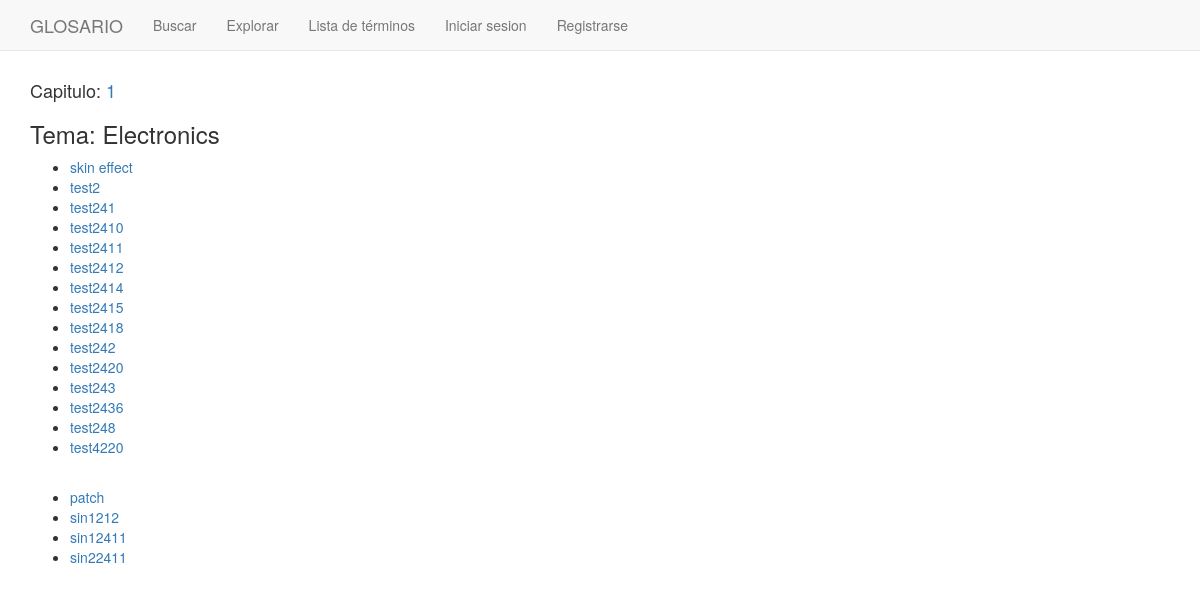
The app's page /chapters_list/1/Electronics/, older data.
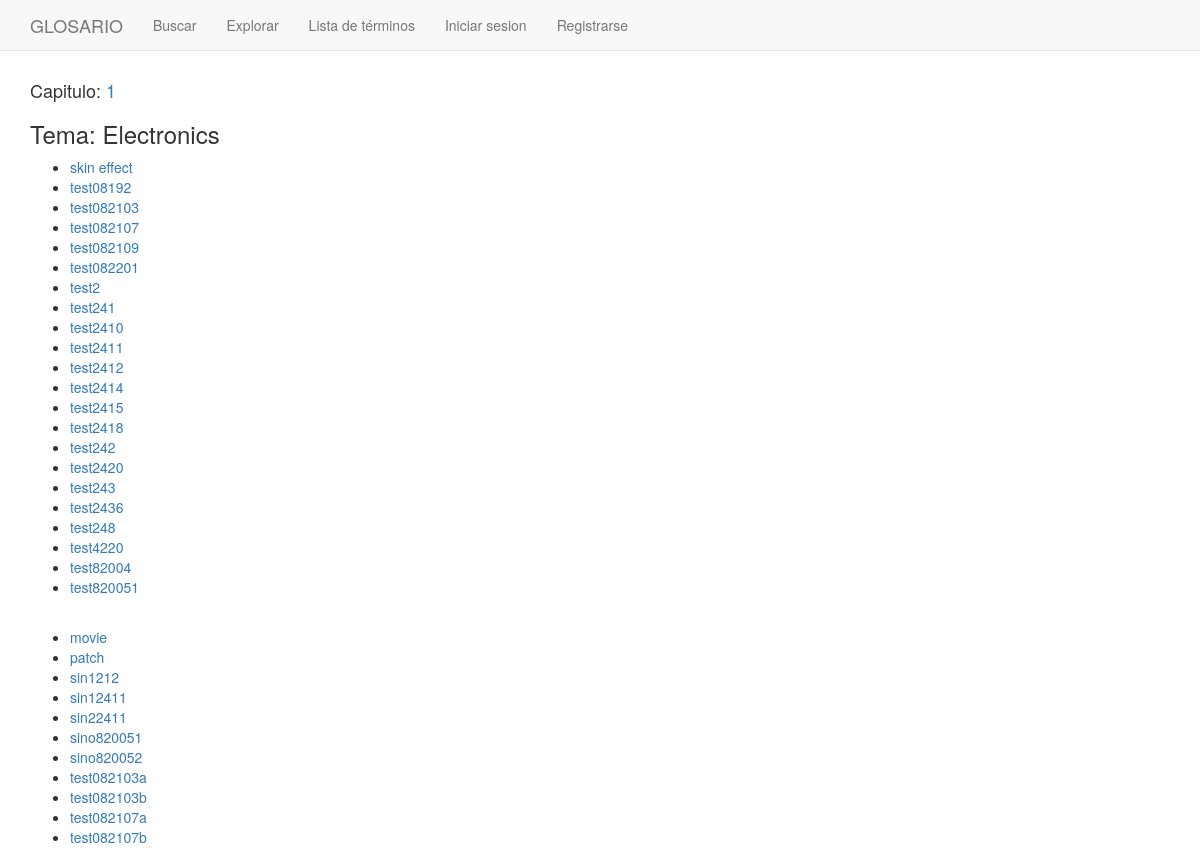
The same page, newer data.
### glosario/models.py (models this page shows, shortened)
class English_Entry(models.Model):
    class Meta:
        permissions = (("can_create_entry","Can create entry"),
                ("can_edit_entry","Can edit entry"),
                ("can_modify_users","Can modify users"),)
    english_word = models.CharField(max_length=100, unique=True)
    parent_theme = models.ManyToManyField(Theme, related_name = 'child_entries')
    english_related = models.ManyToManyField('self', blank=True, related_name = 'english_main')
    def __str__(self):
        return self.english_word

class English_Alternative(models.Model):
    english_synonym = models.CharField(max_length=100, null=False, blank=False)
    english_original = models.ForeignKey(English_Entry, on_delete=models.CASCADE, related_name = 'english_alternatives')
    def __str__(self):
        return self.english_synonym

### glosario/views.py (the view)
# urls.py: url(r'^chapters_list/(?P<chapter>[-\w\s]+)/(?P<theme>[-\w\s]+)/$', views.EntriesInThemeView.as_view(),name='theme_detail'),
class EntriesInThemeView(TemplateView):
    template_name = 'glosario/entries_in_theme.html'
    def get(self, request, *args, **kwargs):
        chapter = self.kwargs['chapter']
        theme = self.kwargs['theme']
        this_theme = get_object_or_404(Theme, theme_name=theme)
        entries_set = this_theme.child_entries.all().order_by(Lower('english_word'))
        alternatives_set = English_Alternative.objects.filter(
            english_original__parent_theme__theme_name = theme).order_by(Lower('english_synonym'))
        context = {'this_chapter': chapter,
                'this_theme': theme,
                'entries_set': entries_set,
                'alternatives_set': alternatives_set}
        return self.render_to_response(context)

### glosario/templates/glosario/entries_in_theme.html
{% extends "base.html" %}
{% block content %}
    <h4>Capitulo: <a href="{% url 'chapters_list' %}{{this_chapter}}"> {{this_chapter}} </a> </h4>
    <h3>Tema: {{this_theme}}</h3>
    <ul>
      {% for entry in entries_set %}
        <li><a  href="{% url 'entry_list' %}{{entry.id}}" target="_blank">{{entry}}</a></li>
      {% endfor %}
    </ul>
    <br>
    <ul>
      {% for alternative in alternatives_set %}
        <li><a  href="{% url 'entry_list' %}{{alternative.english_original.id}}" target="_blank">{{alternative}}</a></li>
      {% endfor %}
    </ul>
{% endblock %}

Row changes from the older to the newer data that the page shows:
added English_Entry: english_word "test08192"
added English_Entry: english_word "test082103"
added English_Entry: english_word "test082107"
added English_Entry: english_word "test082109"
added English_Entry: english_word "test082201"
added English_Entry: english_word "test82004"
added English_Entry: english_word "test820051"
added English_Alternative: english_synonym "movie"
added English_Alternative: english_synonym "sino820051"
added English_Alternative: english_synonym "sino820052"
added English_Alternative: english_synonym "test082103a"
added English_Alternative: english_synonym "test082103b"
added English_Alternative: english_synonym "test082107a"
added English_Alternative: english_synonym "test082107b"
